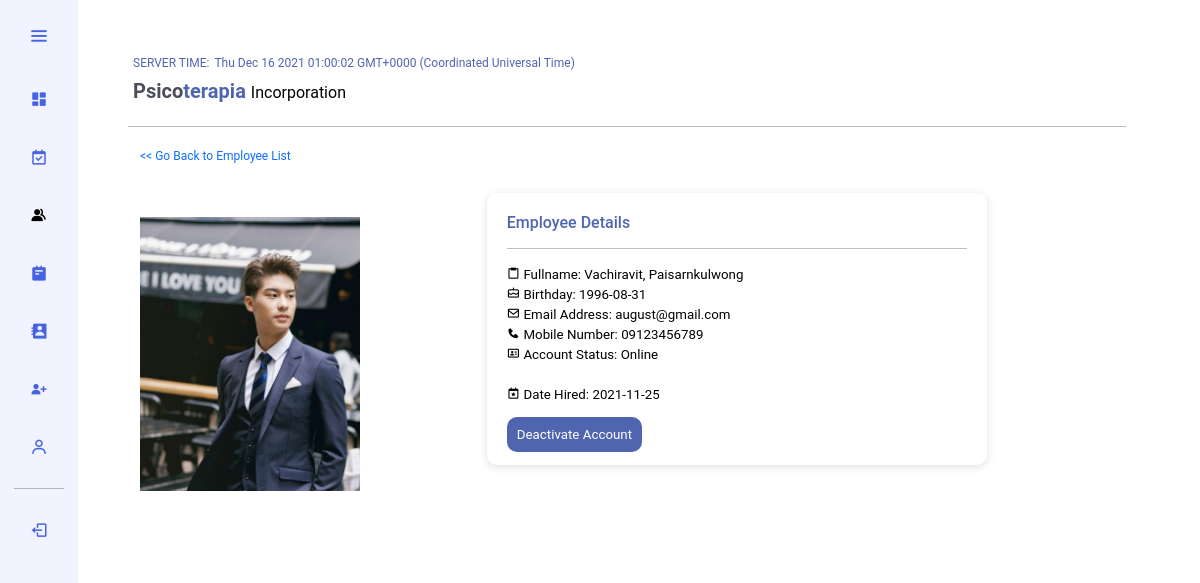
The app's page /admin/superadmin/employee.php?employee_id=1 (signed in) with its own data.
### tables this page shows
CREATE TABLE `tbl_company` (
  `id` int(11) NOT NULL,
  `companyname1` text DEFAULT NULL,
  `companyname2` varchar(255) DEFAULT NULL,
  `companyname3` varchar(255) DEFAULT NULL,
  `companylogo` text NOT NULL,
  `organization` varchar(255) NOT NULL,
  `establish` date NOT NULL,
  `mobile` varchar(255) NOT NULL,
  `email` varchar(255) NOT NULL
);

CREATE TABLE `tbl_employee` (
  `id` int(11) NOT NULL,
  `picture` text DEFAULT NULL,
  `lastname` varchar(255) NOT NULL,
  `firstname` varchar(255) NOT NULL,
  `birthday` date NOT NULL,
  `position` varchar(255) NOT NULL,
  `time` time DEFAULT NULL,
  `start_date` date DEFAULT NULL,
  `end_date` date DEFAULT NULL,
  `mobile` varchar(255) NOT NULL,
  `email` varchar(255) NOT NULL,
  `tempomail` varchar(255) DEFAULT NULL,
  `password` varchar(255) NOT NULL,
  `code` mediumint(50) NOT NULL,
  `status` text NOT NULL,
  `created` date NOT NULL
);

### admin/data/control.php (called while the page is built, shortened)
<?php
    require "connection.php";
    $company_details_query = "SELECT * FROM tbl_company WHERE id = 1";
    $company_details = mysqli_query($connect, $company_details_query);
    $fetch_company_details = mysqli_fetch_assoc($company_details);
?>

### admin/superadmin/employee.php (the view, shortened to what this page needs)
<?php require_once "../data/control.php"; ?>
<!DOCTYPE html>
<html>
    <head>
        <link href="https://cdn.jsdelivr.net/npm/bootstrap@5.0.2/dist/css/bootstrap.min.css" rel="stylesheet">
        <link href='https://unpkg.com/boxicons@2.0.7/css/boxicons.min.css' rel='stylesheet'>
        <link rel="stylesheet" type="text/css" href="../style/bootstrap.css"/>
        <link rel="stylesheet" type="text/css" href="../style/style.css"/>
    </head>
    <body onload="display_ct();">
        <div class="container-fluid row">
            <div class="sidebar">
                <div class="logo_details" style="transition-timing-function:ease;">
                    <i class='bx bx-menu' id="btn" ></i>
                </div>
                <ul class="nav-list">
                    <li>
                        <a href="dashboard.php"><i class='bx bxs-dashboard' ></i><span class="links_name">Dashboard</span></a>
                    </li>
                    <li>
                        <a href="appointment.php"><i class='bx bx-calendar-check'></i><span class="links_name">Appointments</span></a>
                    </li>
                    <li>
                        <a href="team.php"><i class='bx bxs-group' style="color:#000;"></i><span class="links_name">Team</span></a>
                    </li>
                    <li>
                        <a href="doctor.php"><i class='bx bxs-notepad' ></i><span class="links_name">Doctors Schedule</span></a>
                    </li>
                    <li>
                        <a href="user.php"><i class='bx bxs-contact'></i><span class="links_name">Client's Data</span></a>
                    </li>
                    <li>
                        <a href="create.php"><i class='bx bxs-user-plus'></i><span class="links_name">Create New Account</span></a>
                    </li>
                    <li>
                        <a href="profile.php"><i class='bx bx-user'></i><span class="links_name">Profile</span></a>
                    </li><hr>
                    <li>
                        <a href="logout.php"><i class='bx bx-log-out'></i><span class="links_name">Log out</span></a>
                    </li>
                </ul>
            </div>
            <section class="home-section">
                <span style="font-size: 9pt;color:#5065AF; margin-left:5px; margin-bottom:0px;">SERVER TIME:</span><span id='ct' style="font-size: 9pt;color:#5065AF; margin-left:5px; margin-bottom:0px;"></span>
                <h2 style="font-size:15pt; color:#4C4D5B; margin-left:5px; font-weight:bold; line-height:35px;"><?php echo ucwords($fetch_company_details['companyname1']); ?><span style="color:#5065AF;"><?php echo strtolower($fetch_company_details['companyname2']); ?></span> <span style="font-size:12pt; font-weight:normal;"><?php echo ucwords($fetch_company_details['organization']); ?></span></h2><hr>
                <div class="container-fluid row">
                    <?php
                        if(isset($_SESSION['id'])){
                            $employee_id = $_SESSION['id'];
                            $search_employee_query = "SELECT * FROM tbl_employee WHERE id = $employee_id";
                            $search_employee = mysqli_query($connect, $search_employee_query);
                            $fetch_search_employee = mysqli_fetch_assoc($search_employee);
                        }
                    ?>
                    <div class="col-md-3"><a href="team.php" style="text-decoration:none; font-size:9pt;"><< Go Back to Employee List</a><img style="margin-top:50px;" class="img-fluid" src="../resources/<?=$fetch_search_employee['picture']?>"/></div>
                    <div class="col-md-9" style="padding-top:50px;"><div style="font-size:10pt; width:500px;; margin:auto; border-radius:10px; box-shadow:rgba(99, 99, 99, 0.2)0px 2px 8px 0px; padding:20px;"><h6 style="color:#5065AF;">Employee Details</h6><hr><i class='bx bx-clipboard'></i> Fullname: <?php echo ucwords($fetch_search_employee['lastname']);?>, <?php echo ucwords($fetch_search_employee['firstname']);?><br><i class='bx bx-cake'></i> Birthday: <?php echo $fetch_search_employee['birthday'];?><br><i class='bx bx-envelope'></i> Email Address: <?php echo $fetch_search_employee['email'];?><br><i class='bx bxs-phone'></i> Mobile Number: <?php echo $fetch_search_employee['mobile'];?><br><i class='bx bx-id-card'></i> Account Status: <?php echo ucwords($fetch_search_employee['status']);?><br><br><i class='bx bx-calendar-star'></i> Date Hired: <?php echo $fetch_search_employee['created'];?><br><br><a style="background-color:#5065AF; color:#fff; text-decoration:none; padding:10px; border-radius: 10px;" href="../data/control.php?staff_id=<?=$fetch_search_employee['id']?>"><?php if($fetch_search_employee['status'] == 'online'){ echo 'Deactivate Account';}else{echo 'Activate Account';}?></a></div>
                </div>
            </section>
        </div>
    </body>
</html>

### admin/style/style.css (style rules this page uses)
* { margin: 0px; padding: 0px; box-sizing: border-box; font-family: "Poppins" , "Roboto", sans-serif; color: #000000; }
div.sidebar { position: fixed; left: 0; top: 0; height: 100%; width: 78px; background: #F1F3FF; padding: 6px 14px; z-index: 99; transition: all 0.5s ease; }
div.sidebar div.logo_details { height: 60px; display: flex; align-items: center; position: relative; }
div.sidebar div.logo_details #btn { position: absolute; top: 50%; right: 0; transform: translateY(-50%); font-size: 22px; transition: all 0.4s ease; font-size: 23px; text-align: center; cursor: pointer; transition: all 0.5s ease; }
div.sidebar i { color: #4663E5; height: 60px; min-width: 50px; font-size: 28px; text-align: center; line-height: 60px; }
ul.nav-list { padding-left: 0px; }
div.sidebar li { position: relative; margin: 8px 0; list-style: none; }
div.sidebar li a { display: flex; height: 100%; width: 100%; border-radius: 12px; align-items: center; text-decoration: none; transition: all 0.4s ease; background: #F1F3FF; }
div.sidebar li i { height: 50px; line-height: 50px; font-size: 18px; border-radius: 12px; }
section.home-section { position: relative; background: #FFFFFF; min-height: 100vh; padding:50px; top: 0; left: 78px; width: calc(100% - 78px); transition: all 0.5s ease; z-index: 2; text-align: left; }

### records on screen
tbl_company: companyname1 "Psico", companyname2 "terapia", organization "Incorporation"
tbl_employee: picture (picture), lastname "Vachiravit", firstname "Paisarnkulwong", birthday "1996-08-31", email "august@gmail.com", mobile "09123456789", status "Online", created "2021-11-25"
